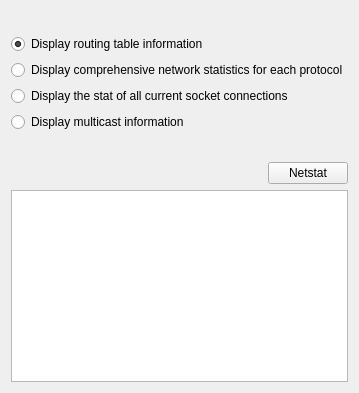
     <widget class="QWidget" name="tab_netstat">
      <attribute name="title">
       <string>Netstat</string>
      </attribute>
      <layout class="QVBoxLayout" name="verticalLayout_2">
       <property name="topMargin">
        <number>34</number>
       </property>
       <item>
        <widget class="QWidget" name="widget_2" native="true">
         <property name="minimumSize">
          <size>
           <width>0</width>
           <height>150</height>
          </size>
         </property>
         <property name="maximumSize">
          <size>
           <width>16777215</width>
           <height>150</height>
          </size>
         </property>
         <layout class="QVBoxLayout" name="verticalLayout_8">
          <property name="leftMargin">
           <number>0</number>
          </property>
          <property name="topMargin">
           <number>0</number>
          </property>
          <property name="rightMargin">
           <number>0</number>
          </property>
          <property name="bottomMargin">
           <number>0</number>
          </property>
          <item>
           <widget class="QRadioButton" name="netstat_radiobutton_route">
            <property name="sizePolicy">
             <sizepolicy hsizetype="Minimum" vsizetype="Preferred">
              <horstretch>0</horstretch>
              <verstretch>0</verstretch>
             </sizepolicy>
            </property>
            <property name="text">
             <string>Display routing table information</string>
            </property>
            <property name="checked">
             <bool>true</bool>
            </property>
            <attribute name="buttonGroup">
             <string notr="true">button_group_netstat</string>
            </attribute>
           </widget>
          </item>
          <item>
           <widget class="QRadioButton" name="netstat_radiobutton_statistics">
            <property name="sizePolicy">
             <sizepolicy hsizetype="Minimum" vsizetype="Preferred">
              <horstretch>0</horstretch>
              <verstretch>0</verstretch>
             </sizepolicy>
            </property>
            <property name="text">
             <string>Display comprehensive network statistics for each protocol</string>
            </property>
            <attribute name="buttonGroup">
             <string notr="true">button_group_netstat</string>
            </attribute>
           </widget>
          </item>
          <item>
           <widget class="QRadioButton" name="netstat_radiobuttion_listening">
            <property name="sizePolicy">
             <sizepolicy hsizetype="Minimum" vsizetype="Preferred">
              <horstretch>0</horstretch>
              <verstretch>0</verstretch>
             </sizepolicy>
            </property>
            <property name="text">
             <string>Display the stat of all current socket connections</string>
            </property>
            <attribute name="buttonGroup">
             <string notr="true">button_group_netstat</string>
            </attribute>
           </widget>
          </item>
          <item>
           <widget class="QRadioButton" name="netstat_radiobutton_groups">
            <property name="sizePolicy">
             <sizepolicy hsizetype="Minimum" vsizetype="Preferred">
              <horstretch>0</horstretch>
              <verstretch>0</verstretch>
             </sizepolicy>
            </property>
            <property name="text">
             <string>Display multicast information</string>
            </property>
            <attribute name="buttonGroup">
             <string notr="true">button_group_netstat</string>
            </attribute>
           </widget>
          </item>
          <item>
           <spacer name="verticalSpacer">
            <property name="orientation">
             <enum>Qt::Vertical</enum>
            </property>
            <property name="sizeHint" stdset="0">
             <size>
              <width>20</width>
              <height>40</height>
             </size>
            </property>
           </spacer>
          </item>
          <item alignment="Qt::AlignRight">
           <widget class="QPushButton" name="netstat_button">
            <property name="sizePolicy">
             <sizepolicy hsizetype="Minimum" vsizetype="Preferred">
              <horstretch>0</horstretch>
              <verstretch>0</verstretch>
             </sizepolicy>
            </property>
            <property name="text">
             <string>Netstat</string>
            </property>
           </widget>
          </item>
         </layout>
        </widget>
       </item>
       <item>
        <widget class="QTextBrowser" name="netstat_text_browser">
         <property name="font">
          <font>
           <family>Monospace</family>
          </font>
         </property>
         <property name="lineWrapMode">
          <enum>QTextEdit::NoWrap</enum>
         </property>
        </widget>
       </item>
      </layout>
     </widget>
